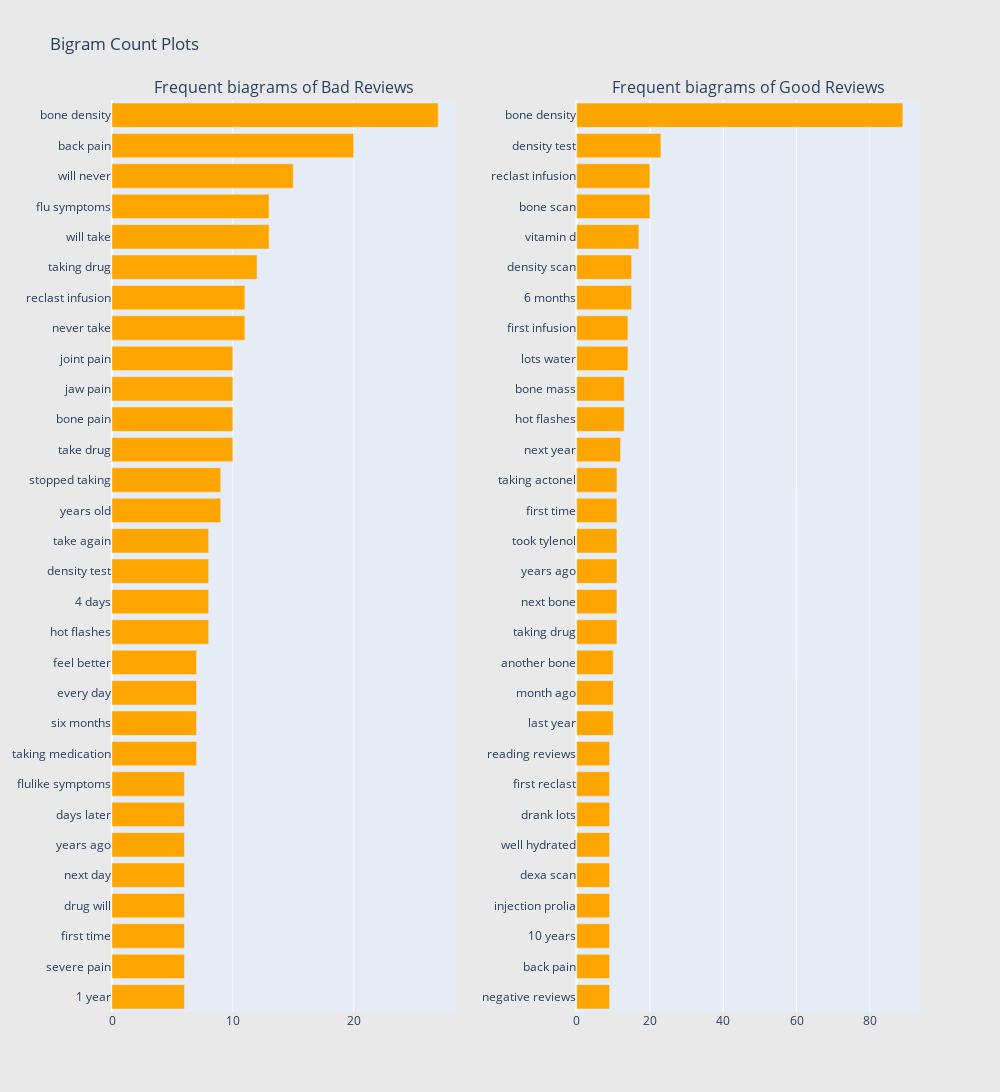

The notebook cell this image was saved under:
### Code cell
freq_dict = defaultdict(int)
for sent in df2[df2["Review"] == 'bad']['Reviews']:
    for word in generate_ngrams(sent,2):
        freq_dict[word] += 1
fd_sorted = pd.DataFrame(sorted(freq_dict.items(), key=lambda x: x[1])[::-1])
fd_sorted.columns = ["word", "wordcount"]
trace1 = horizontal_bar_chart(fd_sorted.head(30), 'orange')

freq_dict = defaultdict(int)
for sent in df2[df2["Review"] == 'good']['Reviews']:
    for word in generate_ngrams(sent,2):
        freq_dict[word] += 1
fd_sorted = pd.DataFrame(sorted(freq_dict.items(), key=lambda x: x[1])[::-1])
fd_sorted.columns = ["word", "wordcount"]
trace2 = horizontal_bar_chart(fd_sorted.head(30), 'orange')

# Creating two subplots
fig = tools.make_subplots(rows=1, cols=2, vertical_spacing=0.04,horizontal_spacing=0.15,
                          subplot_titles=["Frequent biagrams of Bad Reviews", 
                                          "Frequent biagrams of Good Reviews"])
fig.append_trace(trace1, 1, 1)
fig.append_trace(trace2, 1, 2)
fig['layout'].update(height=1200, width=1000, paper_bgcolor='rgb(233,233,233)', title="Bigram Count Plots")
py.iplot(fig, filename='word-plots')

### Figure 1 — Plotly figure (JSON) as saved in the notebook; plotly's stock layout.template omitted (floating-point values rounded to 4 significant figures)
{"data": [{"marker": {"color": "orange"}, "orientation": "h", "showlegend": false, "type": "bar", "x": [6, 6, 6, 6, 6, 6, 6, 6, 7, 7, 7, 7, 8, 8, 8, 8, 9, 9, 10, 10, 10, 10, 11, 11, 12, 13, 13, 15, 20, 27], "xaxis": "x", "y": ["1 year", "severe pain", "first time", "drug will", "next day", "years ago", "days later", "flulike symptoms", "taking medication", "six months", "every day", "feel better", "hot flashes", "4 days", "density test", "take again", "years old", "stopped taking", "take drug", "bone pain", "jaw pain", "joint pain", "never take", "reclast infusion", "taking drug", "will take", "flu symptoms", "will never", "back pain", "bone density"], "yaxis": "y"}, {"marker": {"color": "orange"}, "orientation": "h", "showlegend": false, "type": "bar", "x": [9, 9, 9, 9, 9, 9, 9, 9, 9, 10, 10, 10, 11, 11, 11, 11, 11, 11, 12, 13, 13, 14, 14, 15, 15, 17, 20, 20, 23, 89], "xaxis": "x2", "y": ["negative reviews", "back pain", "10 years", "injection prolia", "dexa scan", "well hydrated", "drank lots", "first reclast", "reading reviews", "last year", "month ago", "another bone", "taking drug", "next bone", "years ago", "took tylenol", "first time", "taking actonel", "next year", "hot flashes", "bone mass", "lots water", "first infusion", "6 months", "density scan", "vitamin d", "bone scan", "reclast infusion", "density test", "bone density"], "yaxis": "y2"}], "layout": {"annotations": [{"font": {"size": 16}, "showarrow": false, "text": "Frequent biagrams of Bad Reviews", "x": 0.2125, "xanchor": "center", "xref": "paper", "y": 1, "yanchor": "bottom", "yref": "paper"}, {"font": {"size": 16}, "showarrow": false, "text": "Frequent biagrams of Good Reviews", "x": 0.7875, "xanchor": "center", "xref": "paper", "y": 1, "yanchor": "bottom", "yref": "paper"}], "height": 1200, "paper_bgcolor": "rgb(233,233,233)", "title": {"text": "Bigram Count Plots"}, "width": 1000, "xaxis": {"anchor": "y", "domain": [0, 0.425]}, "xaxis2": {"anchor": "y2", "domain": [0.575, 1]}, "yaxis": {"anchor": "x", "domain": [0, 1]}, "yaxis2": {"anchor": "x2", "domain": [0, 1]}}}
